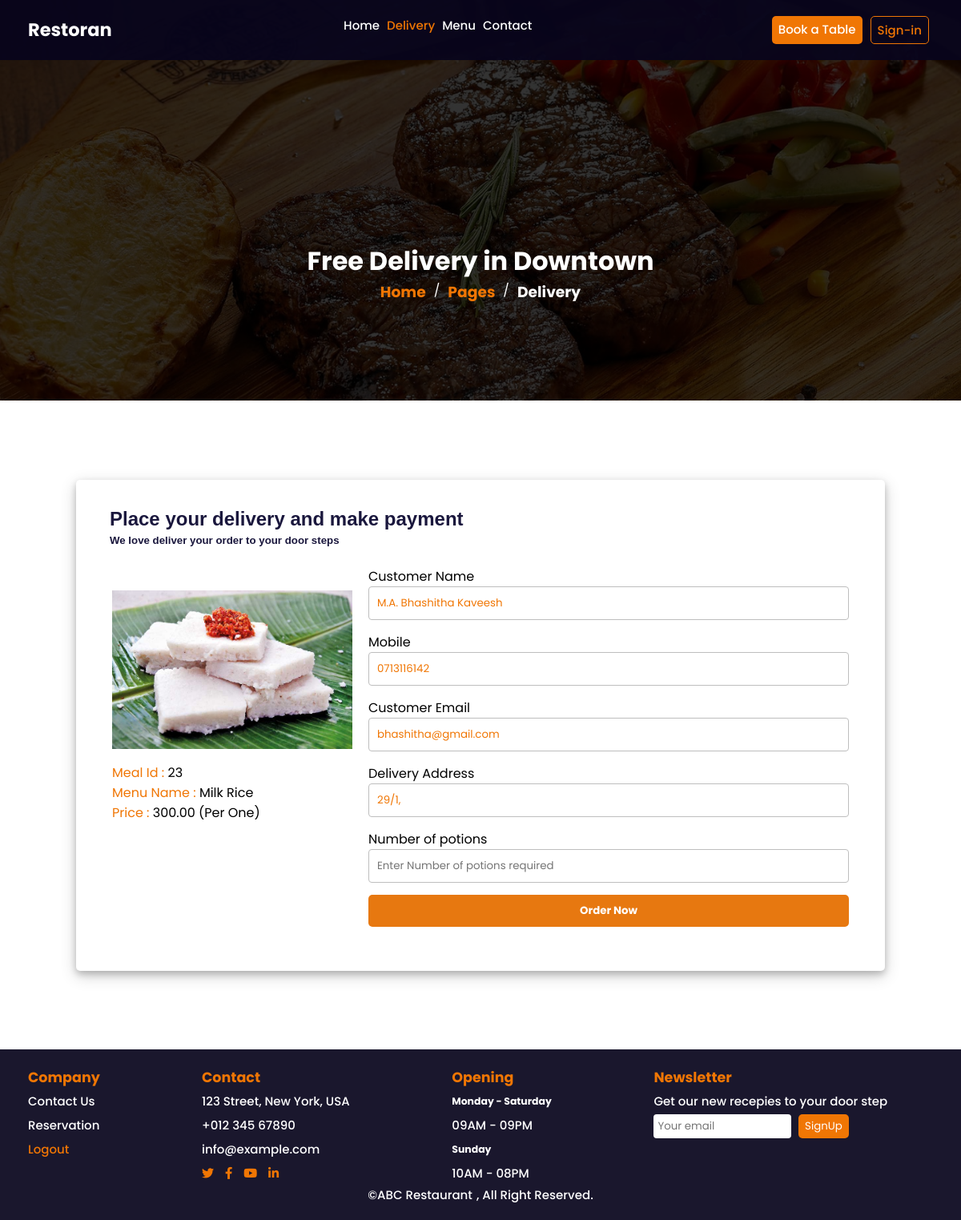
The page /pages/delivery.php?id=23 (signed in) on the database its author committed.
### tables this page shows
CREATE TABLE `menus` (
  `id` int(10) NOT NULL,
  `menuname` varchar(255) NOT NULL,
  `imageurl` varchar(255) NOT NULL,
  `category` varchar(255) NOT NULL,
  `ingredients` varchar(255) NOT NULL,
  `mode` varchar(255) NOT NULL,
  `price` varchar(255) NOT NULL
);

CREATE TABLE `user` (
  `id` int(10) NOT NULL,
  `name` varchar(255) NOT NULL,
  `email` varchar(255) NOT NULL,
  `mobile` int(12) NOT NULL,
  `address` varchar(255) NOT NULL,
  `password` varchar(255) NOT NULL
);

### pages/delivery.php (the view, shortened to what this page needs)
<?php
    require_once("config.php");
    $email = htmlspecialchars($_SESSION["email"]);
    $id = $_GET['id'];
    $id = intval($id);
    $email = mysqli_real_escape_string($link, $email);
    $result = mysqli_query($link, "SELECT * FROM menus WHERE id = $id");
    $customer = mysqli_query($link, "SELECT * FROM user WHERE email = '$email'");
    $resultData = mysqli_fetch_assoc($result);
    $cusData = mysqli_fetch_assoc($customer);
    $menuname = $resultData['menuname'];
    $menuimage = $resultData['imageurl'];
    $price = $resultData['price'];
    $cusname = $cusData['name'];
    $cusemail = $cusData['email'];
    $cusmobile = $cusData['mobile'];
    $cusaddress = $cusData['address'];
?>
<!DOCTYPE html>
<html lang="en">
<head>
    <link rel="stylesheet" href="../styles/style.css">
    <link rel="stylesheet" href="../styles/delivery.css">
    <link href="https://cdnjs.cloudflare.com/ajax/libs/font-awesome/5.10.0/css/all.min.css" rel="stylesheet">
</head>
<body>
    <div class="header">
        <nav class="navbar navbar-layout">
            <a>
                <h1>Restoran</h1>
            </a>
            <div class="nav-link">
                <div>
                    <a href="../index.php" class="nav-item">Home</a>
                    <a href="delivery.php" class="nav-item active">Delivery</a>
                    <a href="menu.php" class="nav-item">Menu</a>
                    <a href="contact.php" class="nav-item">Contact</a>
                </div>
            </div>
            <div class="button-box">
                <a href="booking.php" class="btn btn-orange">Book a Table</a>
                <a href="login.php" class="btn btn-transparent">Sign-in</a>
            </div>
        </nav>
    </div>
    <div class="image-container-1" style="background-image: url('../images/bg-hero.jpg');">
        <div class="image-back">
            <div class="image-text-1 center">
                <h1 class="center" style="color:white;">Free Delivery in Downtown</h1>
                <div class="flex">
                    <a href="" class="text-orange mx-2"><h3>Home </h3></a> /
                    <a href="" class="text-orange mx-2"><h3>Pages</h3></a> /
                    <a href="" class="text-white mx-2"><h3> Delivery</h3></a>
                </div>
            </div>
        </div>
    </div>
    <div class="message-container">
        <div class="center-content">
            <h2 class="topic">Place your delivery and make payment</h2>
            <h5 class="topic mot">We love deliver your order to your door steps</h5>
            <div class="delivery-box">
                <div class="mot order-details">
                    <div><img src="http://localhost/restaurant-app/images/<?php echo htmlspecialchars($menuimage); ?>" alt="Card Image"></div>
                    <div class="mt-2"><span class="text-orange">Meal Id : </span> <?php echo $id ?></div>
                    <div><span class="text-orange">Menu Name : </span><?php echo $menuname ?></div>
                    <div><span class="text-orange">Price : </span><?php echo $price ?> (Per One)</div>
                </div>
                <div>
                    <form class="form" method="post" name="add">
                        <div class="input-group">
                            <label for="email">Customer Name</label>
                            <input type="text" name="fname" id="email" class="text-orange" value='<?php echo htmlspecialchars($cusname); ?>'>
                        </div>
                        <div class="input-group">
                            <label for="email">Mobile</label>
                            <input type="text" name="lname" id="email" class="text-orange" value='0<?php echo htmlspecialchars($cusmobile); ?>'>
                        </div>
                        <div class="input-group">
                            <label for="email">Customer Email</label>
                            <input type="email" name="email" id="email" class="text-orange" value='<?php echo htmlspecialchars($cusemail); ?>'>
                        </div>
                        <div class="input-group">
                            <label for="email">Delivery Address</label>
                            <input type="text" name="address" id="email" class="text-orange" value='<?php echo htmlspecialchars($cusaddress); ?>'>
                        </div>
                        <div class="input-group">
                            <label for="email">Number of potions</label>
                            <input type="number" name="numofcus" id="email" placeholder="Enter Number of potions required" >
                        </div>
                        <button type="submit" name="submit" class="submit-button">Order Now</button>
                    </form>
                </div>
            </div>
        </div>
    </div>
    <div class="navbar footer mt-2">
        <div class="between">
            <div class="flex col line-height-1">
                <h3 class="text-orange">Company</h3>
                <a class="nav-item" href="contact.php">Contact Us</a>
                <a class="nav-item" href="booking.php">Reservation</a>
                <a class="nav-item active" href="./logout.php">Logout</a>
            </div>
            <div class="line-height-1">
                <h3 class="text-orange">Contact</h3>
                <p class="nav-item">123 Street, New York, USA</p>
                <p class="nav-item">+012 345 67890</p>
                <p class="nav-item">info@example.com</p>
                <div class="">
                    <a class="social" href=""><i class="fab fa-twitter"></i></a>
                    <a class="social mx-2" href=""><i class="fab fa-facebook-f"></i></a>
                    <a class="social" href=""><i class="fab fa-youtube"></i></a>
                    <a class="social mx-2" href=""><i class="fab fa-linkedin-in"></i></a>
                </div>
            </div>
            <div class="line-height-1">
                <h3 class="text-orange">Opening</h3>
                <h5 class="nav-item">Monday - Saturday</h5>
                <p>09AM - 09PM</p>
                <h5 class="nav-item">Sunday</h5>
                <p>10AM - 08PM</p>
            </div>
            <div class="line-height-1">
                <h3 class="text-orange">Newsletter</h3>
                <p>Get our new recepies to your door step</p>
                <div class="nav-item">
                    <input class="textbox" type="text" placeholder="Your email" style="width:50%;">
                    <button type="button" class="btn btn-orange">SignUp</button>
                </div>
            </div>
        </div>
        <div class="center">
            &copy; <a class="nav-item" href="#">ABC Restaurant</a>, All Right Reserved.
        </div>
    </div>
</body>
</html>

### styles/style.css (style rules this page uses)
* { margin: 0; padding: 0; box-sizing: border-box; font-family: 'Poppins', sans-serif; }
body { width: 100%; height: 100hv; }
.navbar { position: fixed; padding: 20px 35px 20px 35px; font-size: 15px; width: 100%; color: white; font-weight: 500; outline: none; transition: .5s; background-color: rgba(8, 5, 29, 0.925); }
.navbar-layout { display: flex; justify-content: space-between; flex-wrap: wrap; }
.nav-link { display: flex; }
.nav-item { color: white; text-decoration: none; margin-right: 5px; }
.button-box { display: flex; }
.btn { height: auto; width: auto; padding: 5px 8px 5px 8px; text-decoration: none; margin: 0 5px 0 5px; border: none; border-radius: 5px; }
.btn-orange { color: white; background-color: rgb(240, 118, 4); }
.btn-transparent { background-color: transparent; border: solid 1px rgb(240, 118, 4); color: rgb(240, 118, 4); }
.active { color: rgb(240, 118, 4); }
.flex { display: flex; }
.col { flex-direction: column; }
.between { display: flex; justify-content: space-between; flex-wrap: wrap; }
.center { display: flex; justify-content: center; }
.image-back { background-color: rgba(0, 0, 0, 0.795); height: 100%; width: 100%; display: flex; justify-content: space-between; padding: 20px 35px 20px 35px; }
.footer { position:absolute; }
.text-white { color: white; text-decoration: none; }
.text-orange { color: rgb(240, 118, 4); text-decoration: none; }
.mt-2 { margin-top: 10px; }
.mx-2 { margin-left: 10px; margin-right: 10px; }
.line-height-1 { line-height: 30px; }
.social { color: rgb(240, 118, 4); }
.textbox { height: auto; width: 100%-2px; padding: 5px; border:none; }
.topic { color: white; }

### styles/delivery.css (style rules this page uses)
.image-container-1 { height: 500px; width: 100%; background-image: url(/images/bg-hero.jpg); background-repeat: no-repeat; background-size: cover; }
.image-text-1 { width: 100%; height: 80vh; display: flex; flex-direction: column; align-items: center; justify-content: center; color: white; }
.message-container { width: 100%; height: 100vh; justify-content: center; align-items: center; display: flex; }
.center-content { width: auto; height: auto; padding: 35px; border: none; border-radius: 5px; background-color: white; margin-bottom: 30px; margin-top: 40px; box-shadow: 0 4px 8px 0 rgba(0, 0, 0, 0.2), 0 6px 20px 0 rgba(0, 0, 0, 0.19); }
.center { text-align: center; }
.flex { display: flex; }
.form { margin: 20px 10px 20px 10px; }
input, textarea { width: 600px; height: auto; padding: 10px; border: solid 1px rgb(190, 190, 190); border-radius: 4px; }
.input-group { display: flex; flex-direction: column; margin: 15px 0 15px 0; }
.topic { font-family: Arial, Helvetica, sans-serif; margin-left: 7px; color: rgb(26, 23, 61); }
.mot { margin: 5px 8px 5px 7px; }
.submit-button { width: 100%; height: auto; padding: 10px; border: none; background-color: rgb(231, 120, 16); color: white; font-weight: bold; border-radius: 5px; }
.between { display: flex; justify-content: space-between; }
.delivery-box { display: flex; }
.order-details { margin: 50px 10px 0 10px; }
img { max-width: 500px; width: 300px; height: auto; max-height: 500px; }

### rows shown on the page
menus: imageurl (picture), menuname "Milk Rice", price "300.00"
user: fname "M.A. Bhashitha Kaveesh", lname "0713116142", email "bhashitha@gmail.com", address "29/1,"

### other values the page prints
$id "23"
